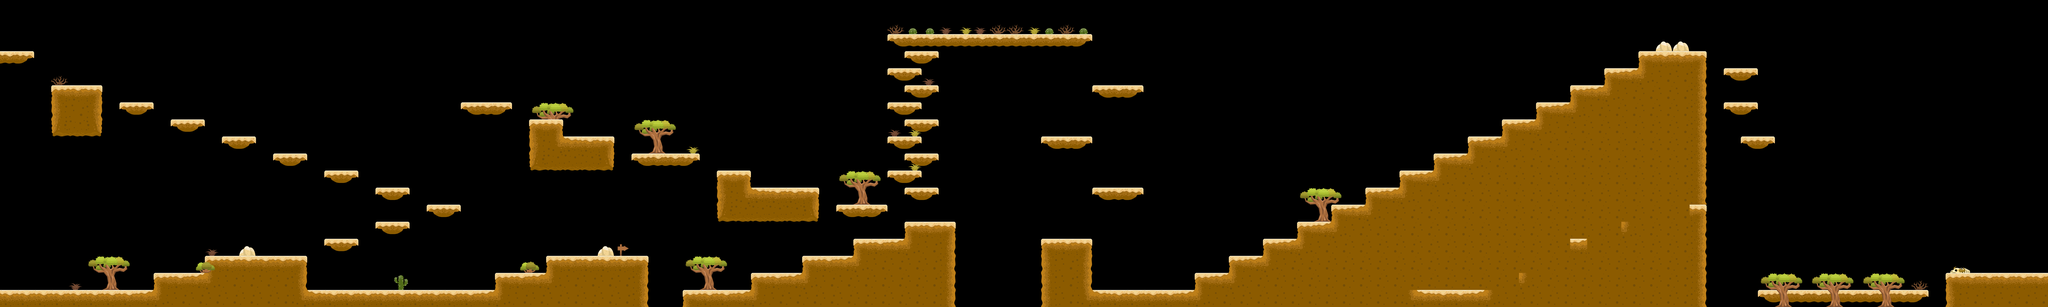

The image is a tile-based game level rendered from a .tmx file. Its description and source (layers, tilesets, objects; grid data summarised) follow:
An orthogonal 120x18 tile map with 128x128 px tiles, 3 tile layers (c_ground, entities, background).

<map version="1.10" tiledversion="1.11.2" orientation="orthogonal" renderorder="right-down" width="120" height="18" tilewidth="128" tileheight="128" infinite="0" nextlayerid="7" nextobjectid="1">
 <tileset firstgid="1" name="gameart2d-desert" tilewidth="128" tileheight="128" tilecount="40" columns="5">
  <image source="gameart2d-desert.png" width="640" height="1024" />
  <tile id="2">
   <properties>
    <property name="type" type="int" value="1" />
   </properties>
  </tile>
  <tile id="7">
   <properties>
    <property name="type" type="int" value="1" />
   </properties>
  </tile>
 </tileset>
 <layer id="5" name="c_ground" width="120" height="18">
  <data>[2160 cells, 498 non-empty, 16 distinct tile ids]</data>
 </layer>
 <layer id="6" name="entities" width="120" height="18">
  <data>[2160 cells, 0 non-empty, 0 distinct tile ids]</data>
 </layer>
 <layer id="1" name="background" width="120" height="18">
  <data>[2160 cells, 164 non-empty, 20 distinct tile ids]</data>
 </layer>
</map>
